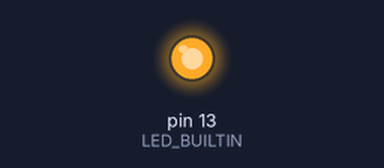
A sketch run on a simulated Arduino Uno, built with avr-gcc and run on an emulated ATmega328P. Parts: output pins drawn as LEDs (lit = HIGH). What the sketch prints to the serial monitor is not drawn.

Above: at 48.93 s.
At 64.4 s:
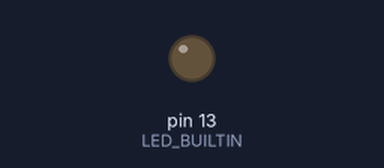
Timing chart, 0 to 69.8 s (numbered marks = the images above):
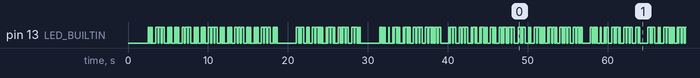

The sketch:

morseBeacon.ino
```cpp
# include "morseFunctions.h"
int interval= 5000; // ms blinking period for debugging
int ditLength= 100; // ms length of a morse code "dit"

String callsign= "KI7PYZ";
String callsign_pulses= String2pulses(callsign);
String beacon_pulses= String2pulses(callsign + String(" beacon "));

void setup() {
    // initialize digital pin LED_BUILTIN as an output.
    pinMode(LED_BUILTIN, OUTPUT);
    digitalWrite(LED_BUILTIN, LOW);   // turn the LED off

    Serial.begin(9600);
    delay(500);
    Serial.println("~~~~~ BEGIN SERIAL OUTPUT ~~~~~");

    Serial.print("callsign: ");
    Serial.println(callsign);
    Serial.print("callsign pulses: ");
    Serial.println(callsign_pulses);
    Serial.print("LED_BUILTIN: ");
    Serial.print(LED_BUILTIN);
    Serial.println("");
    Serial.println("");

    // blink "SOS"
    delay(2000);
    String sosString= "sos";
    // DO NOT RUN THIS ON A RADIO!!!
    Serial.print("sos example: ");
    Serial.println(sosString);
    pulses2blinks(String2pulses(sosString), ditLength);
    pulses2blinks(String2pulses(sosString), ditLength);
    pulses2blinks(String2pulses(sosString), ditLength);
    pulses2blinks(String2pulses(sosString), ditLength);
    pulses2blinks(String2pulses(sosString), ditLength);

    // blink your callsign
    Serial.println("pulsing callsign...");
    delay(2000);
    pulses2blinks(callsign_pulses, ditLength);
    Serial.println("done.");

    // blink "Hello, world!"
    delay(2000);
    String testString= "Hello, world!";
    Serial.print("test string: ");
    Serial.println(testString);
    pulses2blinks(String2pulses(testString), ditLength);

    Serial.println("exiting setup()");
    Serial.print("beaconing: ");
    Serial.println(beacon_pulses);
}

// the loop function runs over and over again forever
void loop() {

    // blink your beacon
    pulses2blinks(beacon_pulses, ditLength);

    // just blink on and off
    // digitalWrite(LED_BUILTIN, HIGH);   // turn the LED on
    // Serial.println("LED on");
    // delay(interval/2);                       // wait for half a second
    // digitalWrite(LED_BUILTIN, LOW);    // turn the LED off
    // Serial.println("LED off");
    // delay(interval/2);                       // wait for half a second
}
```

morseFunctions.h
```cpp
#include <Arduino.h>

// convert a String of characters into a String representing "dit"s and "dah"s.
String String2pulses (String symbStr);
// convert a single character to a string representing "dit"s and "dah"s.
String char2pulse (char symbol);
// pulse the built-in LED according to the string of morse pulses
void pulses2blinks (String pulses, int ditLength);
void blinkError (int ditLength);

void blinkError (int ditLength){
    pulses2blinks(String("........"), ditLength);
}

void pulses2blinks (String pulses, int ditLength) {
    // pulse the built-in LED according to the string of morse pulses
    int dahLength= 3*ditLength;
    int spaceLength= 7*ditLength;

    Serial.print("blinking: ");
    Serial.print(pulses);
    Serial.println();

    for (int i= 0; i < pulses.length(); i++) {
        switch (pulses.charAt(i)) {
            case '.': // dit
                digitalWrite(LED_BUILTIN, HIGH);   // turn the LED on
                delay(ditLength);
                break;
            case '-': // dah
                digitalWrite(LED_BUILTIN, HIGH);   // turn the LED on
                // subtract the dit length to compensate for the mandatory inter-pulse wait
                delay(dahLength);
                break;
            case ' ': // space
                digitalWrite(LED_BUILTIN, LOW);   // turn the LED off
                // subtract the dit length to compensate for the mandatory inter-symbol wait
                delay(dahLength - ditLength);
                break;
            default:
                Serial.println("ERROR: unknown character in pulses given to pulses2blinks() in morseFunctions.h");
                Serial.print("ERROR: unknown character: \"");
                Serial.print(pulses.charAt(i));
                Serial.print("\"");
                Serial.println("");
                break;
        }
        digitalWrite(LED_BUILTIN, LOW);   // turn the LED off
        delay(ditLength); // mandatory inter-symbol wait
    }
    digitalWrite(LED_BUILTIN, LOW);   // turn the LED off
}

String String2pulses (String symbStr) {
    // convert a String of characters into a String representing "dit"s and "dah"s.
    // append a space after a character's-worth of pulses (So, spaces become double spaces.)
    String pulseStr= String();
    for (int i= 0; i < symbStr.length(); i++) {
        pulseStr+= String(char2pulse(symbStr.charAt(i)));
        pulseStr+= String(" ");
    }
    return pulseStr;
}

String char2pulse (char symbol) {
    // convert a single character to a string representing "dit"s and "dah"s.

    symbol= toupper(symbol);
    String pulses= String();

    switch (symbol) {
        case 'A':
            // Serial.println(".-");
            pulses+= ".-";
            break;
        case 'B':
            // Serial.println("-...");
            pulses+= "-...";
            break;
        case 'C':
            // Serial.println("-.-.");
            pulses+= "-.-.";
            break;
        case 'D':
            // Serial.println("-..");
            pulses+= "-..";
            break;
        case 'E':
            // Serial.println(".");
            pulses+= ".";
            break;
        case 'F':
            // Serial.println("..-.");
            pulses+= "..-.";
            break;
        case 'G':
            // Serial.println("--.");
            pulses+= "--.";
            break;
        case 'H':
            // Serial.println("....");
            pulses+= "....";
            break;
        case 'I':
            // Serial.println("..");
            pulses+= "..";
            break;
        case 'J':
            // Serial.println(".---");
            pulses+= ".---";
            break;
        case 'K':
            // Serial.println("-.-");
            pulses+= "-.-";
            break;
        case 'L':
            // Serial.println(".-..");
            pulses+= ".-..";
            break;
        case 'M':
            // Serial.println("--");
            pulses+= "--";
            break;
        case 'N':
            // Serial.println("-.");
            pulses+= "-.";
            break;
        case 'O':
            // Serial.println("---");
            pulses+= "---";
            break;
        case 'P':
            // Serial.println(".--.");
            pulses+= ".--.";
            break;
        case 'Q':
            // Serial.println("--.-");
            pulses+= "--.-";
            break;
        case 'R':
            // Serial.println(".-.");
            pulses+= ".-.";
            break;
        case 'S':
            // Serial.println("...");
            pulses+= "...";
            break;
        case 'T':
            // Serial.println("-");
            pulses+= "-";
            break;
        case 'U':
            // Serial.println("..-");
            pulses+= "..-";
            break;
        case 'V':
            // Serial.println("...-");
            pulses+= "...-";
            break;
        case 'W':
            // Serial.println(".--");
            pulses+= ".--";
            break;
        case 'X':
            // Serial.println("-..-");
            pulses+= "-..-";
            break;
        case 'Y':
            // Serial.println("-.--");
            pulses+= "-.--";
            break;
        case 'Z':
            // Serial.println("--..");
            pulses+= "--..";
            break;
        case '0':
            // Serial.println("-----");
            pulses+= "-----";
            break;
        case '1':
            // Serial.println(".----");
            pulses+= ".----\0 ";
            break;
        case '2':
            // Serial.println("..---");
            pulses+= "..---";
            break;
        case '3':
            // Serial.println("...--");
            pulses+= "...--";
            break;
        case '4':
            // Serial.println("....-");
            pulses+= "....-";
            break;
        case '5':
            // Serial.println(".....");
            pulses+= ".....";
            break;
        case '6':
            // Serial.println("-....");
            pulses+= "-....";
            break;
        case '7':
            // Serial.println("--...");
            pulses+= "--...";
            break;
        case '8':
            // Serial.println("---..");
            pulses+= "---..";
            break;
        case '9':
            // Serial.println("----.");
            pulses+= "----.";
            break;
        case '.':
            // Serial.println(".-.-.-");
            pulses+= ".-.-.-";
            break;
        case ',':
            // Serial.println("--..--");
            pulses+= "--..--";
            break;
        case '?':
            // Serial.println("..--..");
            pulses+= "..--..";
            break;
        case '-':
            // Serial.println("-....-");
            pulses+= "-....-";
            break;
        case '\'':
            // Serial.println(".----.");
            pulses+= ".----.";
            break;
        case ':':
            // Serial.println("---...");
            pulses+= "---...";
            break;
        case '"':
            // Serial.println(".-..-.");
            pulses+= ".-..-.";
            break;
        case '/':
            // Serial.println("-..-.");
            pulses+= "-..-.";
            break;
        case '@':
            // Serial.println(".--.-.");
            pulses+= ".--.-.";
            break;
        case '!':
            // Serial.println("-.-.--");
            pulses+= "-.-.--";
            break;
        case '(':
            // Serial.println("-.--.");
            pulses+= "-.--.";
            break;
        case ')':
            // Serial.println("-.--.-");
            pulses+= "-.--.-";
            break;
        case '&':
            // Serial.println(".-...");
            pulses+= ".-...";
            break;
        case ';':
            // Serial.println("-.-.-.");
            pulses+= "-.-.-.";
            break;
        case '=':
            // Serial.println("-...-");
            pulses+= "-...-";
            break;
        case '+':
            // Serial.println(".-.-.");
            pulses+= ".-.-.";
            break;
        case '_':
            // Serial.println("..--.-");
            pulses+= "..--.-";
            break;
        case '$':
            // Serial.println("...-..-");
            pulses+= "...-..-";
            break;
        case ' ':
            // Serial.println("  ");
            pulses+= " ";
            break;
        default:
            Serial.println("ERROR: unknown character given to char2pulse() in morseFunctions.");
            Serial.print("ERROR: unknown character: \"");
            Serial.print(symbol);
            Serial.print("\"");
            Serial.println("");
            pulses+= "";
            break;
    }
    return pulses;
}
```

Measured:
- by itself, pin 13 (LED_BUILTIN): HIGH → LOW at 2.7 s, → HIGH 0.10 s later, → LOW 0.10 s later, → HIGH 0.10 s later, … (602 changes in this stretch)
- by itself, everything shown: repeats every 16.2 s, in 76 steps
